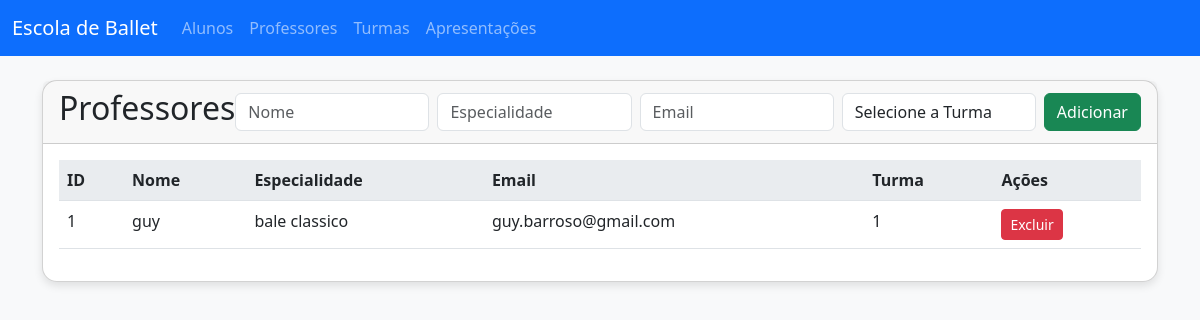
The page /professores on the database its author committed.
### tables this page shows
CREATE TABLE Professor (
    id INTEGER PRIMARY KEY AUTOINCREMENT,
    nome TEXT NOT NULL,
    especialidade TEXT NOT NULL,
    email TEXT NOT NULL,
    telefone TEXT,
    certificacoes TEXT,
    turma_id INTEGER REFERENCES Turma(id)
);

### app.py (the view)
@app.route('/professores')
def mostrar_professores():
    professores = listar_professores()
    turmas = listar_turmas()
    return render_template('professores.html', professores=professores, turmas=turmas)

### db/connection.py (called while the page is built)
def conectar():
    return sqlite3.connect('ballet.db')

### models/professor.py (called while the page is built)
def listar_professores():
    conn = conectar()
    cursor = conn.cursor()
    cursor.execute("""
        SELECT p.id, p.nome, p.especialidade, p.email,
               COALESCE(p.turma_id, 'Sem turma') as turma_id
        FROM Professor p
    """)
    resultado = cursor.fetchall()
    conn.close()
    return resultado

### models/turma.py (called while the page is built)
def listar_turmas():
    conn = conectar()
    cursor = conn.cursor()
    cursor.execute("SELECT * FROM Turma")
    resultado = cursor.fetchall()
    conn.close()
    return resultado

### templates/professores.html (shortened to what this page needs)
{% extends "base.html" %}
{% block content %}
<div class="card">
  <div class="card-header d-flex justify-content-between align-items-center">
    <h2>Professores</h2>
    <form method="POST" action="{{ url_for('adicionar_professor') }}" class="d-flex">
      <input type="text" name="nome" placeholder="Nome" class="form-control me-2" required>
      <input type="text" name="especialidade" placeholder="Especialidade" class="form-control me-2" required>
      <input type="email" name="email" placeholder="Email" class="form-control me-2" required>
      <select name="turma_id" class="form-control me-2">
        <option value="">Selecione a Turma</option>
      </select>
      <button type="submit" class="btn btn-success">Adicionar</button>
    </form>
  </div>
  <div class="card-body">
    <table class="table table-hover">
      <thead>
        <tr>
          <th>ID</th>
          <th>Nome</th>
          <th>Especialidade</th>
          <th>Email</th>
          <th>Turma</th>
          <th>Ações</th>
        </tr>
      </thead>
      <tbody>
        {% for p in professores %}
        <tr>
          <td>{{ p[0] }}</td>
          <td>{{ p[1] }}</td>
          <td>{{ p[2] }}</td>
          <td>{{ p[3] }}</td>
          <td>{{ p[4] or 'Sem turma' }}</td>
          <td>
            <a href="{{ url_for('remover_professor', id=p[0]) }}" class="btn btn-danger btn-sm"
               onclick="return confirm('Deseja excluir este professor?')">Excluir</a>
          </td>
        </tr>
        {% endfor %}
      </tbody>
    </table>
  </div>
</div>
{% endblock %}

### static/style.css (style rules this page uses)
body { background-color: #f8f9fa; }
.card { border-radius: 15px; box-shadow: 0 4px 8px rgba(0, 0, 0, 0.1); }

### rows shown on the page
Professor: id "1", nome "guy", especialidade "bale classico", email "guy.barroso@gmail.com", p "1"
